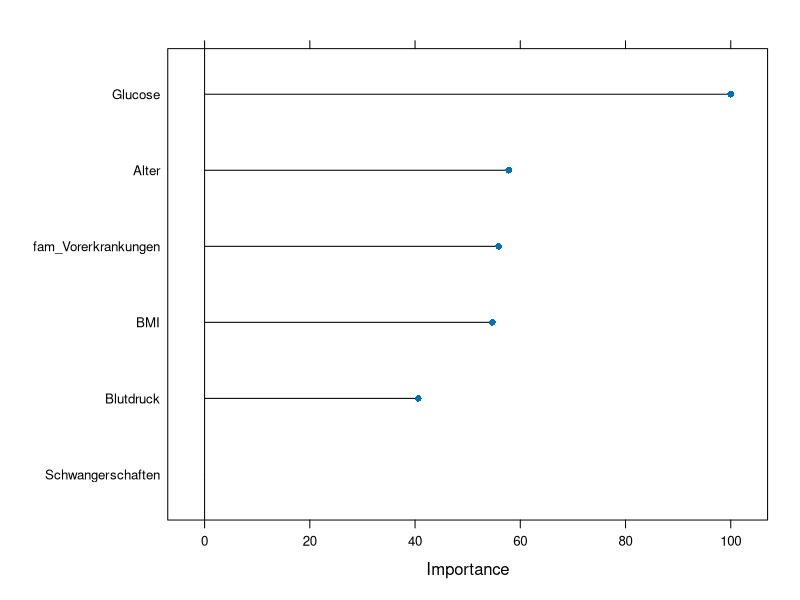
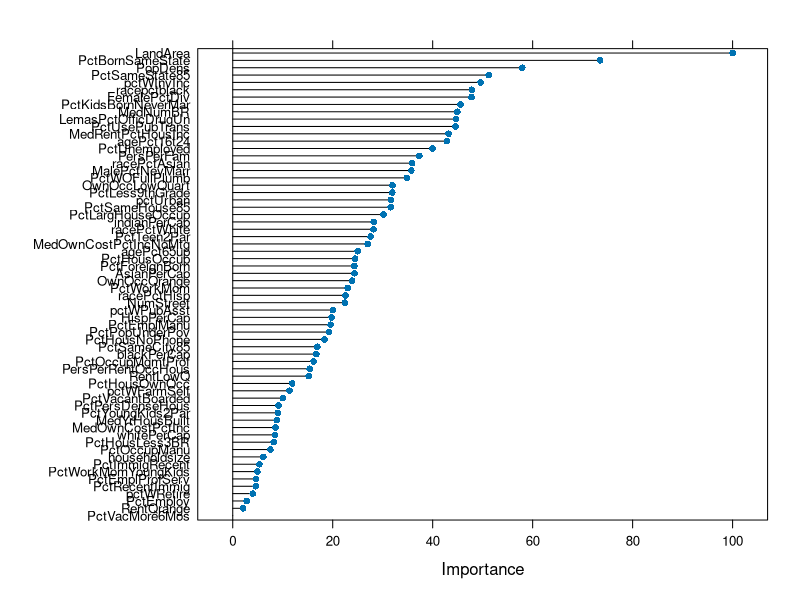

Recreate these plots in R, in order.
## ---- chunk 1
knitr::opts_chunk$set(comment = NA, 
                      fig.width = 6, 
                      fig.height = 6,
                      fig.align = 'center',
                      echo = FALSE, 
                      eval = FALSE, 
                      warning = FALSE,
                      message = FALSE)

options(digits = 3)
## ---- chunk 2
# Load datasets locally
library(tidyverse)
library(ggthemes)
require(caret)
diabetes <- read_csv("1_Data/diabetes.csv")
murders_crime <- read_csv("1_Data/murders_crime.csv")
violent_crime <- read_csv("1_Data/violent_crime.csv")
nonviolent_crime <- read_csv("1_Data/nonviolent_crime.csv")
## ---- chunk 3
library(tidyverse)
library(caret)
library(party)
library(partykit)
## ---- chunk 4
# Lese Daten ein
diabetes <- read_csv(file = "1_Data/diabetes.csv")
## ---- chunk 5
# Konvertiere alle character zu factor
diabetes <- diabetes %>% mutate_if(is.character, factor)
## ---- chunk 6
# Setze Random seed
set.seed(100)

# Index für Training
train_index <- createDataPartition(diabetes$Diabetes, p = .05, list = FALSE)

# Kreiere Training- und Testdaten
diabetes_train <- diabetes %>% slice(train_index)
diabetes_test  <- diabetes %>% slice(-train_index)
## ---- chunk 7
# Wähle Features aus
diabetes_train_pred <- diabetes_train %>% select(-Diabetes)

# Wähle Kriterium aus
diabetes_train_crit <- diabetes_train %>% select(Diabetes)
## ---- chunk 8
# Bestimmte die Korrelationsmatrix
corr_matrix <- cor(diabetes_train_pred)

# Identifiziere übermässig korrelierte Features
findCorrelation(corr_matrix)
## ---- chunk 9
# Identifiziere Features ohne "Varianz"
nearZeroVar(diabetes_train_pred)
## ---- chunk 10
# Füge nun Features und Kriterium zusammen
diabetes_train <- diabetes_train_crit %>% bind_cols(diabetes_train_pred)
## ---- chunk 11
# Fitte Regression
diabetes_glm <- train(Diabetes ~ .,
                      data = diabetes_train,
                      method = "glm")
## ---- chunk 12
# Bestimme Featurewichtigkeit
varimp_glm <- varImp(diabetes_glm)

# Printe Featurewichtigkeit
varimp_glm

# Plotte Featurewichtigkeit
plot(varimp_glm)
## ---- chunk 13
# Fitte Regression mit dem besten Prädiktor
diabetes_glm1 <- train(Diabetes ~ Glucose,
                       data = diabetes_train,
                       method = "glm")
## ---- chunk 14
# Evaluation des Tranings
confusionMatrix(predict(diabetes_glm), reference = diabetes_train$Diabetes)
confusionMatrix(predict(diabetes_glm1), reference = diabetes_train$Diabetes)

# Evaluation des Tests
confusionMatrix(predict(diabetes_glm, newdata = diabetes_test), reference = diabetes_test$Diabetes)
confusionMatrix(predict(diabetes_glm1, newdata = diabetes_test), reference = diabetes_test$Diabetes)
## ---- chunk 15
# Lese Daten ein
murders <- read_csv(file = "1_Data/murders_crime.csv")
## ---- chunk 16
# Konvertiere alle character zu factor
murders <- murders %>% mutate_if(is.character, factor)
## ---- chunk 17
# Setze Random seed
set.seed(100)

# split index
train_index <- createDataPartition(murders$murders, p = .25, list = FALSE)

# train and test sets
murders_train <- murders %>% slice(train_index)
murders_test  <- murders %>% slice(-train_index)
## ---- chunk 18
# Wähle Features aus
murders_train_pred <- murders_train %>% select(-murders)

# Wähle Kriterium aus
murders_train_crit <- murders_train %>% select(murders)
## ---- chunk 19
# Bestimmte die Korrelationsmatrix
corr_matrix <- cor(murders_train_pred)

# Identifiziere übermässig korrelierte Features
findCorrelation(corr_matrix)
## ---- chunk 20
# Entferne korrelierte Features
murders_train_pred <- murders_train_pred %>% select(-findCorrelation(corr_matrix))
## ---- chunk 21
# Identifiziere Features ohne "Varianz"
nearZeroVar(murders_train_pred)
## ---- chunk 22
# Entferne Features ohne Varianz
murders_train_pred <- murders_train_pred %>% select(-nearZeroVar(murders_train_pred))
## ---- chunk 23
# Füge nun Features und Kriterium zusammen
murders_train_reduziert <- murders_train_crit %>% bind_cols(murders_train_pred)
## ---- chunk 24
# Fitte Regression
murders_glm_reduziert <- train(murders ~ .,
                               data = murders_train_reduziert,
                               method = "glm")
## ---- chunk 25
# Bestimme Featurewichtigkeit
varimp_glm <- varImp(murders_glm_reduziert)

# Printe Featurewichtigkeit
varimp_glm

# Plotte Featurewichtigkeit
plot(varimp_glm)
## ---- chunk 26
# Features mit Imp > 50
murders_train_reduziert50 <- murders_train_reduziert %>% 
  select(1, which(varimp_glm$importance > 50) + 1)

# Features mit Imp > 30
murders_train_reduziert30 <- murders_train_reduziert %>% 
  select(1, which(varimp_glm$importance > 30) + 1)

## ---- chunk 27
# Fitte Regression mit 80% Varianz präserviert
murders_glm_pca80 = train(murders ~ .,
                          data = murders_train,
                          method = "glm",
                          preProcess = c("pca"),
                          trControl = trainControl(preProcOptions = list(thresh = .8)))

# Fitte Regression mit 50% Varianz präserviert
murders_glm_pca50 = train(murders ~ .,
                          data = murders_train,
                          method = "glm",
                          preProcess = c("pca"),
                          trControl = trainControl(preProcOptions = list(thresh = .5)))
## ---- chunk 28
# Fitte Regression mit reduziertem Datensatz
murders_glm <- train(murders ~ .,
                     data = murders_train,
                     method = "glm")

# Fitte Regression mit reduziertem Datensatz mit Features mit Imp > 50
murders_glm_reduziert50 <- train(murders ~ .,
                               data = murders_train_reduziert50,
                               method = "glm")

# Fitte Regression mit reduziertem Datensatz mit Features mit Imp > 20
murders_glm_reduziert30 <- train(murders ~ .,
                               data = murders_train_reduziert30,
                               method = "glm")
## ---- chunk 29
# Evaluation des Tests für murders_glm
confusionMatrix(predict(murders_glm, 
                        newdata = murders_test), 
              reference = murders_test$murders)

# Evaluation des Tests für murders_glm_reduziert
confusionMatrix(predict(murders_glm_reduziert, 
                        newdata = murders_test), 
                reference = murders_test$murders)

# Evaluation des Tests für murders_glm_reduziert50
confusionMatrix(predict(murders_glm_reduziert50, 
                        newdata = murders_test), 
                reference = murders_test$murders)

# Evaluation des Tests für murders_glm_reduziert30
confusionMatrix(predict(murders_glm_reduziert30, 
                        newdata = murders_test), 
                reference = murders_test$murders)

# Evaluation des Tests für murders_glm_pca80
confusionMatrix(predict(murders_glm_pca80, 
                        newdata = murders_test), 
                reference = murders_test$murders)

# Evaluation des Tests für murders_glm_pca50
confusionMatrix(predict(murders_glm_pca50, 
                        newdata = murders_test), 
                reference = murders_test$murders)
